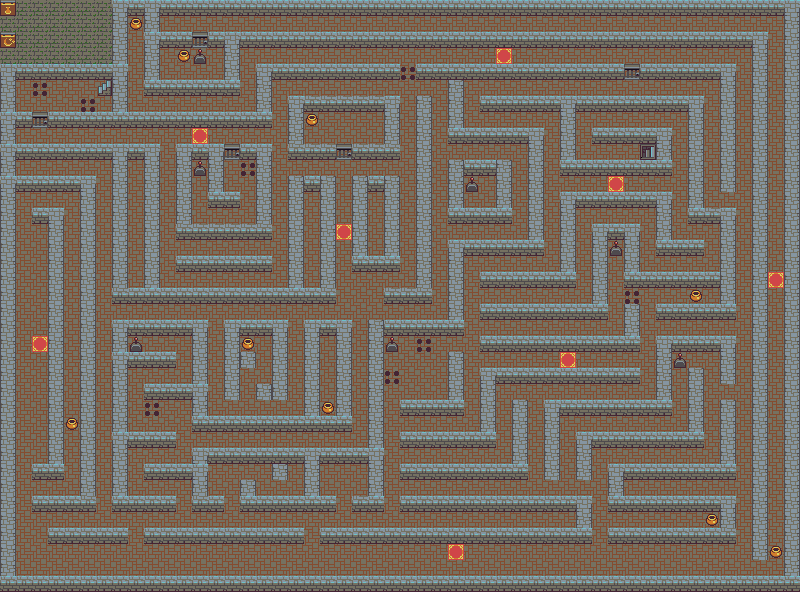

Below is a game level as drawn by its tile map, then a one-line description and the .tmx that defines it (tile-layer data replaced by summaries):
An orthogonal 50x37 tile map with 16x16 px tiles, 10 tile layers (Background, Wall, Door, Stair, ...).

<map version="1.0" orientation="orthogonal" renderorder="right-down" width="50" height="37" tilewidth="16" tileheight="16" nextobjectid="1">
 <tileset firstgid="1" name="maze_game_sprite" tilewidth="16" tileheight="16" tilecount="320">
  <image source="maze_game_sprite.png" trans="ff00ff" width="320" height="256" />
 </tileset>
 <layer name="Background" width="50" height="37">
  <data>[1850 cells, 1850 non-empty, 2 distinct tile ids]</data>
 </layer>
 <layer name="Wall" width="50" height="37">
  <data>[1850 cells, 918 non-empty, 7 distinct tile ids]</data>
 </layer>
 <layer name="Door" width="50" height="37">
  <data>[1850 cells, 5 non-empty, 1 distinct tile ids]</data>
 </layer>
 <layer name="Stair" width="50" height="37">
  <data>[1850 cells, 1 non-empty, 1 distinct tile ids]</data>
 </layer>
 <layer name="Potion" width="50" height="37">
  <data>[1850 cells, 9 non-empty, 1 distinct tile ids]</data>
 </layer>
 <layer name="Trap" width="50" height="37">
  <data>[1850 cells, 8 non-empty, 1 distinct tile ids]</data>
 </layer>
 <layer name="Key" width="50" height="37">
  <data>[1850 cells, 7 non-empty, 1 distinct tile ids]</data>
 </layer>
 <layer name="SpiderSpawnPoints" width="50" height="37">
  <data>[1850 cells, 4 non-empty, 1 distinct tile ids]</data>
 </layer>
 <layer name="BatSpawnPoints" width="50" height="37">
  <data>[1850 cells, 4 non-empty, 1 distinct tile ids]</data>
 </layer>
 <layer name="PlayerSpawnPoint" width="50" height="37">
  <data>[1850 cells, 1 non-empty, 1 distinct tile ids]</data>
 </layer>
</map>